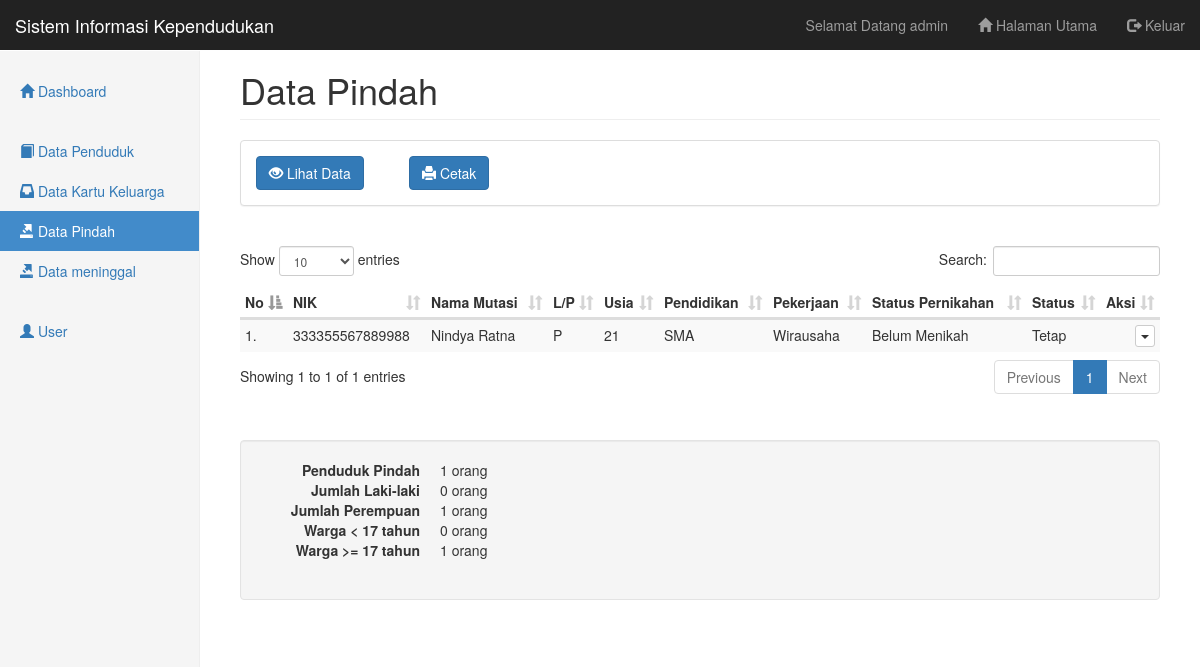
The app's page /pages/mutasi/index.php (signed in) with its own data.
### tables this page shows
CREATE TABLE `mutasi` (
  `id_mutasi` int(11) NOT NULL,
  `nik_mutasi` varchar(16) NOT NULL,
  `nama_mutasi` varchar(45) NOT NULL,
  `tempat_lahir_mutasi` varchar(30) NOT NULL,
  `tanggal_lahir_mutasi` date NOT NULL,
  `jenis_kelamin_mutasi` enum('L','P') NOT NULL,
  `alamat_ktp_mutasi` text NOT NULL,
  `alamat_mutasi` text NOT NULL,
  `desa_kelurahan_mutasi` varchar(30) NOT NULL,
  `kecamatan_mutasi` varchar(30) NOT NULL,
  `kabupaten_kota_mutasi` varchar(30) NOT NULL,
  `provinsi_mutasi` varchar(30) NOT NULL,
  `negara_mutasi` varchar(30) NOT NULL,
  `rt_mutasi` varchar(3) NOT NULL,
  `rw_mutasi` varchar(3) NOT NULL,
  `agama_mutasi` enum('Islam','Kristen','Katholik','Hindu','Budha','Konghucu') NOT NULL,
  `pendidikan_terakhir_mutasi` varchar(20) NOT NULL,
  `pekerjaan_mutasi` varchar(20) NOT NULL,
  `status_perkawinan_mutasi` enum('Menikah','Belum Menikah') NOT NULL,
  `status_mutasi` enum('Tetap','Kontrak') NOT NULL,
  `id_user` int(11) NOT NULL,
  `created_at` timestamp NOT NULL DEFAULT current_timestamp() ON UPDATE current_timestamp(),
  `updated_at` timestamp NOT NULL DEFAULT '0000-00-00 00:00:00'
);

### pages/mutasi/data-index.php (called while the page is built)
<?php
include('../../config/koneksi.php');
$query = "SELECT *, TIMESTAMPDIFF(YEAR, `tanggal_lahir_mutasi`, CURDATE()) AS usia_mutasi FROM mutasi";
$hasil = mysqli_query($db, $query);
$data_mutasi = array();
while ($row = mysqli_fetch_assoc($hasil)) {
  $data_mutasi[] = $row;
}

### pages/dasbor/data-index.php (called while the page is built, shortened)
<?php
include('../../config/koneksi.php');
$query_mutasi = "SELECT COUNT(*) AS total FROM mutasi";
$hasil_mutasi = mysqli_query($db, $query_mutasi);
$jumlah_mutasi = mysqli_fetch_assoc($hasil_mutasi);
$query_mutasi_l = "SELECT COUNT(*) AS total FROM mutasi WHERE jenis_kelamin_mutasi = 'L'";
$hasil_mutasi_l = mysqli_query($db, $query_mutasi_l);
$jumlah_mutasi_l = mysqli_fetch_assoc($hasil_mutasi_l);
$query_mutasi_p = "SELECT COUNT(*) AS total FROM mutasi WHERE jenis_kelamin_mutasi = 'P'";
$hasil_mutasi_p = mysqli_query($db, $query_mutasi_p);
$jumlah_mutasi_p = mysqli_fetch_assoc($hasil_mutasi_p);
$query_mutasi_ld_17 = "SELECT COUNT(*) AS total FROM mutasi WHERE TIMESTAMPDIFF(YEAR, tanggal_lahir_mutasi, CURDATE()) >= 17 AND tanggal_lahir_mutasi != '0000-00-00'";
$hasil_mutasi_ld_17 = mysqli_query($db, $query_mutasi_ld_17);
$jumlah_mutasi_ld_17 = mysqli_fetch_assoc($hasil_mutasi_ld_17);
$query_mutasi_kd_17 = "SELECT COUNT(*) AS total FROM mutasi WHERE TIMESTAMPDIFF(YEAR, tanggal_lahir_mutasi, CURDATE()) < 17 AND tanggal_lahir_mutasi != '0000-00-00'";
$hasil_mutasi_kd_17 = mysqli_query($db, $query_mutasi_kd_17);
$jumlah_mutasi_kd_17 = mysqli_fetch_assoc($hasil_mutasi_kd_17);
$query_meninggal_ld_17 = "SELECT COUNT(*) AS total FROM meninggal WHERE TIMESTAMPDIFF(YEAR, tanggal_lahir_meninggal, CURDATE()) >= 17 AND tanggal_lahir_meninggal != '0000-00-00'";
$hasil_meninggal_ld_17 = mysqli_query($db, $query_meninggal_ld_17);
$query_meninggal_kd_17 = "SELECT COUNT(*) AS total FROM meninggal WHERE TIMESTAMPDIFF(YEAR, tanggal_lahir_meninggal, CURDATE()) < 17 AND tanggal_lahir_meninggal != '0000-00-00'";
$hasil_meninggal_kd_17 = mysqli_query($db, $query_meninggal_kd_17);

### pages/mutasi/index.php (the view, shortened to what this page needs)
<?php include('../_partials/top.php') ?>
<h1 class="page-header">Data Pindah </h1>
<?php include('_partials/menu.php') ?>
<?php include('data-index.php') ?>
<?php include('../dasbor/data-index.php') ?>
<table class="table table-striped table-condensed table-hover" id="datatable">
  <thead>
    <tr>
      <th>No</th>
      <th>NIK</th>
      <th>Nama Mutasi</th>
      <th>L/P</th>
      <th>Usia</th>
      <th>Pendidikan</th>
      <th>Pekerjaan</th>
      <th>Status Pernikahan</th>
      <th>Status</th>
      <th>Aksi</th>
    </tr>
  </thead>
  <tbody>
    <?php $nomor = 1; ?>
    <?php foreach ($data_mutasi as $mutasi) : ?>
    <tr>
      <td><?php echo $nomor++ ?>.</td>
      <td><?php echo $mutasi['nik_mutasi'] ?></td>
      <td><?php echo $mutasi['nama_mutasi'] ?></td>
      <td><?php echo $mutasi['jenis_kelamin_mutasi'] ?></td>
      <td><?php echo $mutasi['usia_mutasi'] ?></td>
      <td><?php echo $mutasi['pendidikan_terakhir_mutasi'] ?></td>
      <td><?php echo $mutasi['pekerjaan_mutasi'] ?></td>
      <td><?php echo $mutasi['status_perkawinan_mutasi'] ?></td>
      <td><?php echo $mutasi['status_mutasi'] ?></td>
      <td>
        <div class="btn-group pull-right">
          <button type="button" class="btn btn-default btn-xs dropdown-toggle" data-toggle="dropdown" aria-expanded="true">
          <span class="caret"></span>
          </button>
        </div>
      </td>
    </tr>
    <?php endforeach ?>
  </tbody>
</table>
<br><br>
<div class="well">
  <dl class="dl-horizontal">
    <dt>Penduduk Pindah</dt>
    <dd><?php echo $jumlah_mutasi['total'] ?> orang</dd>
    <dt>Jumlah Laki-laki</dt>
    <dd><?php echo $jumlah_mutasi_l['total'] ?> orang</dd>
    <dt>Jumlah Perempuan</dt>
    <dd><?php echo $jumlah_mutasi_p['total'] ?> orang</dd>
    <dt>Warga < 17 tahun</dt>
    <dd><?php echo $jumlah_mutasi_kd_17['total'] ?> orang</dd>
    <dt>Warga >= 17 tahun</dt>
    <dd><?php echo $jumlah_mutasi_ld_17['total'] ?> orang</dd>
  </dl>
</div>
<?php include('../_partials/bottom.php') ?>

### assets/css/dashboard.css (style rules this page uses)
body { padding-top: 50px; }
.main .page-header { margin-top: 0; }

### records on screen
mutasi: nik_mutasi "333355567889988", nama_mutasi "Nindya Ratna", jenis_kelamin_mutasi "P", usia_mutasi "21", pendidikan_terakhir_mutasi "SMA", pekerjaan_mutasi "Wirausaha", status_perkawinan_mutasi "Belum Menikah", status_mutasi "Tetap"

### other values on screen
$_SESSION['user']['nama_user'] "admin"
$jumlah_mutasi['total'] "1"
$jumlah_mutasi_l['total'] "0"
$jumlah_mutasi_p['total'] "1"
$jumlah_mutasi_kd_17['total'] "0"
$jumlah_mutasi_ld_17['total'] "1"
